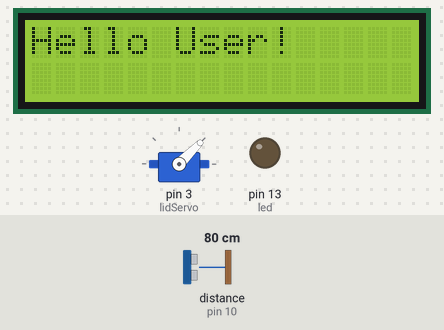
The sketch below on a simulated Arduino Uno, built with avr-gcc and run on an emulated ATmega328P. Parts: 16×2 character LCD, servo, output pins drawn as LEDs (lit = HIGH). Wiring (inferred from the names in the program): ultrasonic range finder: trigger pin 9; echo pin 10. Inputs (shaded band) come from the test bench; at power-on: distance to the obstacle (sensor on pin 10) 80 cm. The echo pulse lasts 58.3 µs per cm; pins used as bus, display or sensor lines are not drawn.

Above: at 1.2 s.
1.3 s: distance to the obstacle (sensor on pin 10) set to 22 cm
2.8 s: distance to the obstacle (sensor on pin 10) set to 19 cm
At 2.97 s:
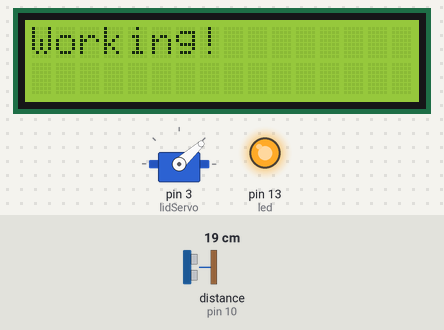
At 6.3 s:
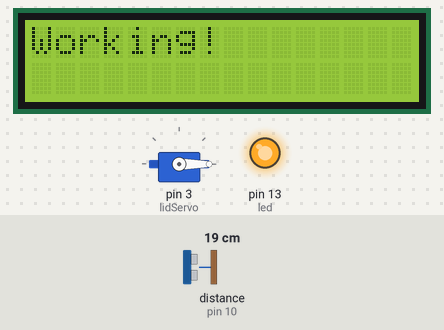
Timing chart, 0 to 7.8 s (numbered marks = the images above; inputs shaded):
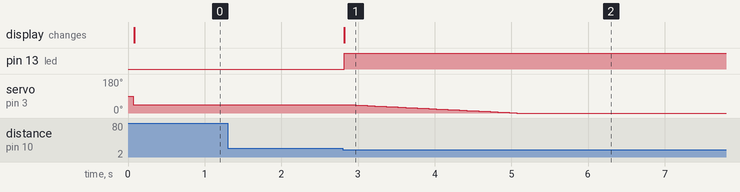

Measured:
- the behaviour switches between 21 and 20 cm on distance to the obstacle (sensor on pin 10) (found by bisection; images 0 and 1)
- after the input at 1.3 s, every drawn part: stays the same
- after the input at 2.8 s, pin 13 (led): LOW → HIGH at once; servo on pin 3 (lidServo): moves from 45° to 0° over 2.2 s, starting after 0.07 s; the display: changes at once (image 1)

The sketch:

smartTrashCan.ino
```cpp
#include <Servo.h>
#include <Wire.h>
#include <LiquidCrystal_I2C.h>

LiquidCrystal_I2C lcd(0x27, 16, 2);
Servo lidServo;

int trigPin = 9;
int echoPin = 10;
int led = 13;
long duration;
int distance;

// --- Settings ---
int servoSpeed = 50;
int defaultPos = 45;
int currentPos = 45;
bool moveLeft = true;

void setup() {
  lcd.init();
  lcd.backlight();
  lcd.clear();

  lidServo.attach(3);
  pinMode(trigPin, OUTPUT);
  pinMode(echoPin, INPUT);
  pinMode(led, OUTPUT);

  lidServo.write(defaultPos);
}

void loop() {
  // --- Ultrasonic Sensor Logic ---
  digitalWrite(trigPin, LOW);
  delayMicroseconds(5);
  digitalWrite(trigPin, HIGH);
  delayMicroseconds(10);
  digitalWrite(trigPin, LOW);

  duration = pulseIn(echoPin, HIGH);
  distance = duration * 0.034 / 2;

  // Trigger if hand is detected (less than 20 cm)
  if (distance > 0 && distance < 20) {
    lcd.clear();
    lcd.setCursor(0, 0);
    lcd.print("Working!   ");
    digitalWrite(led, HIGH);

    // --- STEP 1: SLOW MOVE TO OPEN (Left 0 or Right 90) ---
    if (moveLeft) {
      for (int pos = currentPos; pos >= 0; pos -= 1) {
        lidServo.write(pos);
        delay(servoSpeed);
      }
      currentPos = 0;
    } else {
      for (int pos = currentPos; pos <= 90; pos += 1) {
        lidServo.write(pos);
        delay(servoSpeed);
      }
      currentPos = 90;
    }

    // --- NEW LOGIC: HOLD POSITION ---
    // This loop keeps the lid open as long as your hand is detected
    do {
      digitalWrite(trigPin, LOW);
      delayMicroseconds(5);
      digitalWrite(trigPin, HIGH);
      delayMicroseconds(10);
      digitalWrite(trigPin, LOW);
      duration = pulseIn(echoPin, HIGH);
      distance = duration * 0.034 / 2;

      delay(100); // Short delay to stabilize sensor readings
    } while (distance > 0 && distance < 20);

    // Optional: Keep it open for 1 extra second after hand is removed
    delay(1000);

    // --- STEP 2: SLOW BOUNCE BACK TO DEFAULT (45) ---
    if (currentPos > defaultPos) {
      for (int pos = currentPos; pos >= defaultPos; pos -= 1) {
        lidServo.write(pos);
        delay(servoSpeed);
      }
    } else {
      for (int pos = currentPos; pos <= defaultPos; pos += 1) {
        lidServo.write(pos);
        delay(servoSpeed);
      }
    }

    currentPos = defaultPos;
    moveLeft = !moveLeft;     // Flip direction for next time
    digitalWrite(led, LOW);
    lcd.clear();
  }
  else {
    // --- IDLE STATE ---
    lcd.setCursor(0, 0);
    lcd.print("Hello User!     ");
    lidServo.write(defaultPos);
    currentPos = defaultPos;
  }

  delay(100);
}
```
